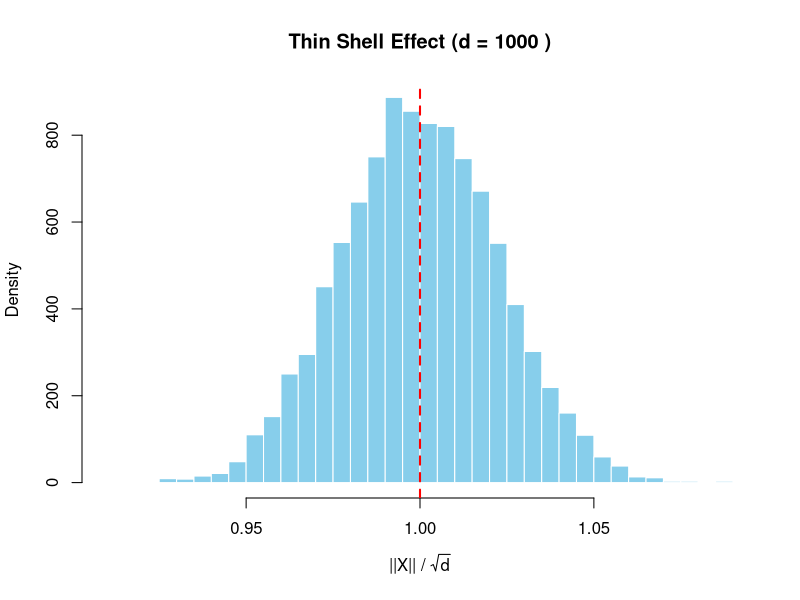

This chart was generated by the following R code:
set.seed(42)

# Parameters
d <- 1000          # dimension
n <- 10000         # number of samples

# Generate n samples from N(0, I_d)
X <- matrix(rnorm(n * d), nrow = n, ncol = d)

# Compute Euclidean norms
norms <- sqrt(rowSums(X^2))

# Normalize by sqrt(dimension)
normalized_norms <- norms / sqrt(d)

# Plot histogram
hist(
  normalized_norms,
  breaks = 50,
  col = "skyblue",
  border = "white",
  main = paste("Thin Shell Effect (d =", d, ")"),
  xlab = expression(paste("||X|| / ", sqrt(d))),
  ylab = "Density"
)

# Add vertical line at expected value
abline(v = 1, col = "red", lwd = 2, lty = 2)

# Summary statistics
cat("Mean:", mean(normalized_norms), "\n")
cat("SD:", sd(normalized_norms), "\n")
